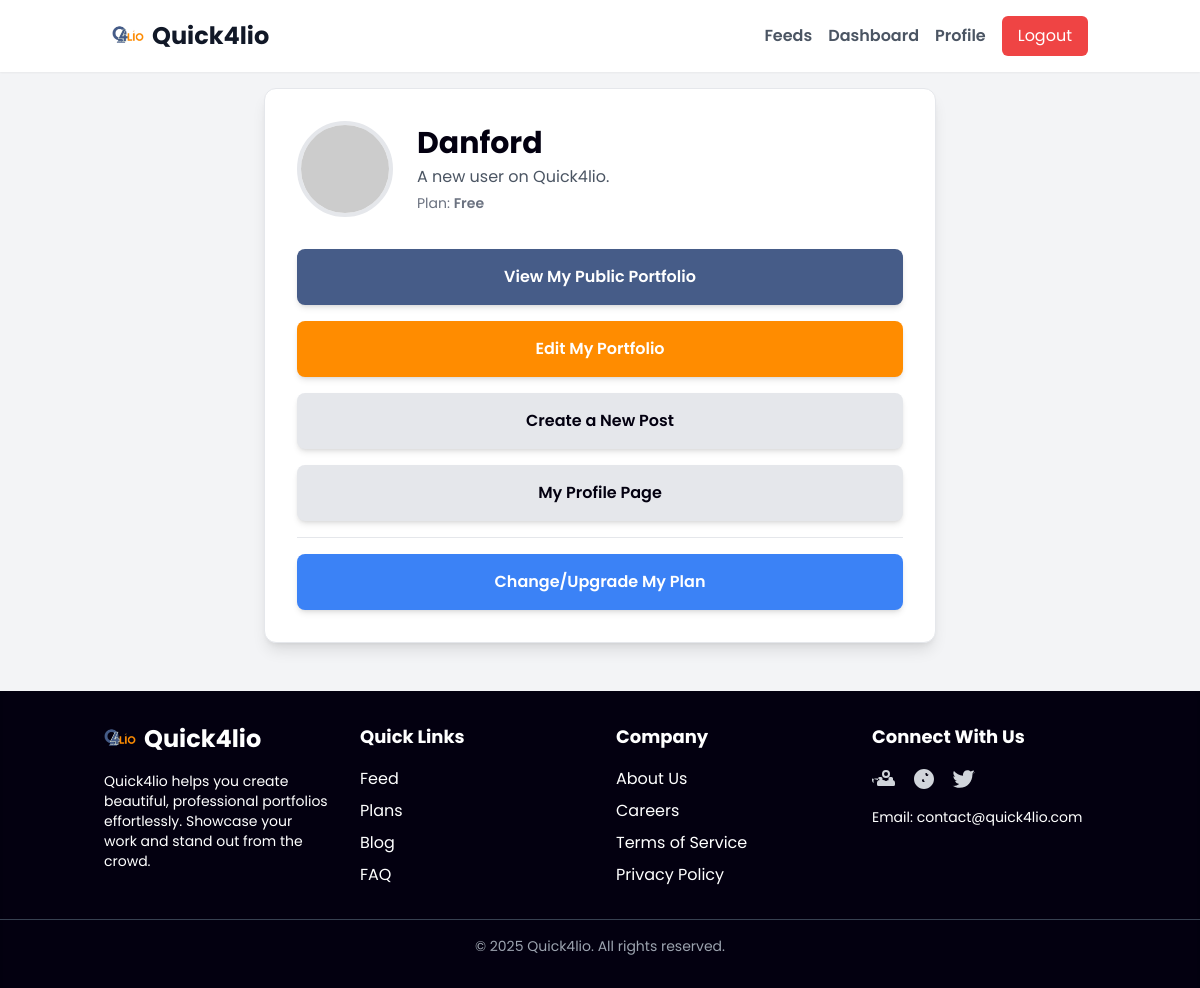
Page /dashboard (signed in) on the earlier database version.
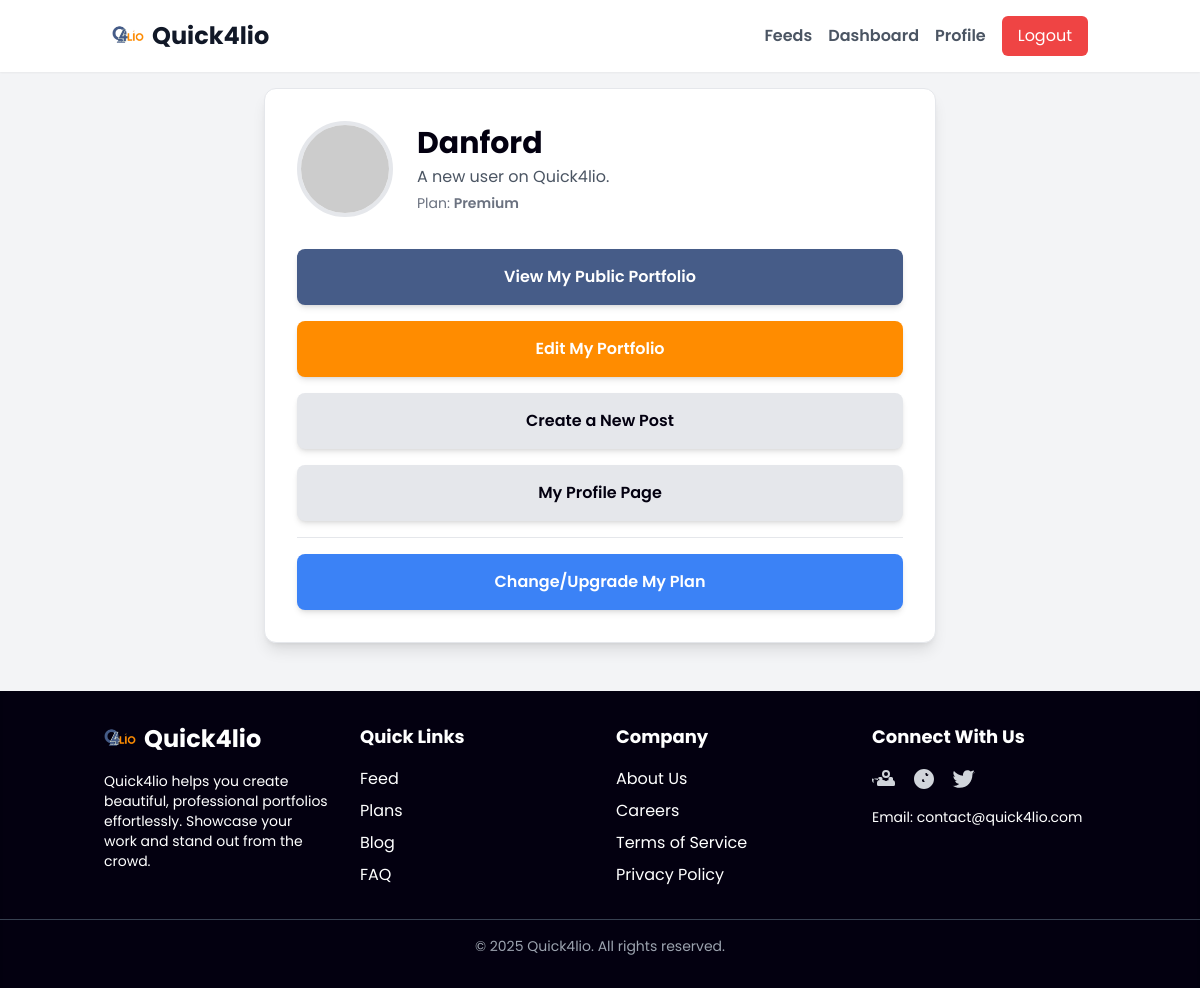
Same page on the later database version.
### app.py (models this page shows, shortened)
class User(UserMixin, db.Model):
    id = db.Column(db.Integer, primary_key=True)
    username = db.Column(db.String(80), unique=True, nullable=False)
    email = db.Column(db.String(120), unique=True, nullable=False)
    password_hash = db.Column(db.String(128))
    subscription_type = db.Column(db.String(20), default='Free')
    profile_photo = db.Column(db.String(200), default='https://thumbs.dreamstime.com/b/default-avatar-profile-icon-vector-social-media-user-image-182145777.jpg')
    bio = db.Column(db.Text, default='A new user on Quick4lio.')
    social_links = db.Column(db.Text, default='{}') # Stored as JSON string
    posts = db.relationship('Post', backref='author', lazy='dynamic')
    portfolio = db.relationship('Portfolio', backref='owner', uselist=False)

### app.py (the view)
@app.route('/dashboard')
@login_required
def dashboard():
    return render_template('dashboard.html', user=current_user)

### app.py (called while the page is built)
@login_manager.user_loader
def load_user(user_id):
    return User.query.get(int(user_id))

### templates/dashboard.html (shortened to what this page needs)
{% extends "base.html" %}
{% block content %}
<div class="bg-white p-8 rounded-xl shadow-lg border border-gray-200 max-w-2xl mx-auto">
    <div class="flex items-center space-x-6 mb-8">
        <img src="{{ current_user.profile_photo }}" alt="Profile Photo" class="w-24 h-24 rounded-full border-4 border-primary">
        <div>
            <h1 class="text-3xl font-bold text-dark">{{ current_user.username }}</h1>
            <p class="text-gray-600 mt-1">{{ current_user.bio }}</p>
            <p class="text-sm text-gray-500 mt-1">Plan: <span class="font-semibold">{{ current_user.subscription_type }}</span></p>
        </div>
    </div>
    <div class="space-y-4">
        <a href="{{ url_for('public_portfolio', username=current_user.username) }}" class="block px-6 py-4 bg-primary text-white font-semibold rounded-lg shadow-md hover:bg-blue-800 transition duration-300 text-center">
            View My Public Portfolio
        </a>
        <a href="{{ url_for('edit_portfolio', plan=current_user.portfolio.portfolio_type) if current_user.portfolio else url_for('select_plan') }}" class="block px-6 py-4 bg-accent text-white font-semibold rounded-lg shadow-md hover:bg-orange-600 transition duration-300 text-center">
            Edit My Portfolio
        </a>
        <a href="{{ url_for('create_post') }}" class="block px-6 py-4 bg-gray-200 text-dark font-semibold rounded-lg shadow-md hover:bg-gray-300 transition duration-300 text-center">
            Create a New Post
        </a>
        <a href="{{ url_for('user_profile', username=current_user.username) }}" class="block px-6 py-4 bg-gray-200 text-dark font-semibold rounded-lg shadow-md hover:bg-gray-300 transition duration-300 text-center">
            My Profile Page
        </a>
        <div class="border-t pt-4 mt-4">
             <a href="{{ url_for('plan_details') }}" class="block px-6 py-4 bg-blue-500 text-white font-semibold rounded-lg shadow-md hover:bg-blue-600 transition duration-300 text-center">
                Change/Upgrade My Plan
            </a>
        </div>
    </div>
</div>
{% endblock %}

### templates/base.html (shortened to what this page needs)
<!DOCTYPE html>
<html lang="en">
<head>
    <script src="https://cdn.tailwindcss.com"></script>
</head>
<body class="bg-gray-100 flex flex-col min-h-screen">
    <header class="bg-white shadow-sm sticky top-0 z-50">
        <nav class="container mx-auto px-6 py-4 flex items-center justify-between">
            <a href="{{ url_for('index') }}" class="flex items-center space-x-2">
                <img src="{{ url_for('static', filename='logo.png') }}" alt="Quick4lio Logo" class="h-8 w-auto">
                <span class="text-2xl font-bold text-gray-900">Quick4lio</span>
            </a>
            <div id="mobile-menu" class="hidden md:flex flex-col md:flex-row items-center md:space-x-4 space-y-4 md:space-y-0 mt-4 md:mt-0">
                {% if current_user.is_authenticated %}
                    <a href="{{ url_for('feed') }}" class="text-gray-600 hover:text-gray-900 font-semibold">Feeds</a>
                    <a href="{{ url_for('dashboard') }}" class="text-gray-600 hover:text-gray-900 font-semibold">Dashboard</a>
                    <a href="{{ url_for('user_profile', username=current_user.username) }}" class="text-gray-600 hover:text-gray-900 font-semibold">Profile</a>
                    <a href="{{ url_for('logout') }}" class="px-4 py-2 bg-red-500 text-white rounded-md hover:bg-red-600 transition-colors">Logout</a>
                {% endif %}
            </div>
        </nav>
    </header>
    <div class="container mx-auto p-4 flex-grow">
        {% block content %}{% endblock %}
    </div>
    <footer class="bg-dark shadow-inner mt-8 py-8 text-white">
        <div class="container mx-auto px-4 grid grid-cols-1 md:grid-cols-4 gap-8">
            <div class="space-y-4">
                <a href="{{ url_for('index') }}" class="flex items-center space-x-2">
                    <img src="{{ url_for('static', filename='logo.png') }}" alt="Quick4lio Logo" class="h-8 w-auto">
                    <span class="text-2xl font-bold text-white">Quick4lio</span>
                </a>
                <p class="text-sm">Quick4lio helps you create beautiful, professional portfolios effortlessly. Showcase your work and stand out from the crowd.</p>
            </div>
            <div>
                <h3 class="font-bold mb-4 text-lg">Quick Links</h3>
                <ul class="space-y-2">
                    <li><a href="{{ url_for('feed') }}" class="hover:text-primary">Feed</a></li>
                    <li><a href="{{ url_for('plan_details') }}" class="hover:text-primary">Plans</a></li>
                    <li><a href="#" class="hover:text-primary">Blog</a></li>
                    <li><a href="#" class="hover:text-primary">FAQ</a></li>
                </ul>
            </div>
            <div>
                <h3 class="font-bold mb-4 text-lg">Company</h3>
                <ul class="space-y-2">
                    <li><a href="#" class="hover:text-primary">About Us</a></li>
                    <li><a href="#" class="hover:text-primary">Careers</a></li>
                    <li><a href="#" class="hover:text-primary">Terms of Service</a></li>
                    <li><a href="#" class="hover:text-primary">Privacy Policy</a></li>
                </ul>
            </div>
            <div>
                <h3 class="font-bold mb-4 text-lg">Connect With Us</h3>
                <div class="flex space-x-4 mb-4">
                    <a href="#" class="text-gray-300 hover:text-accent">
                    </a>
                    <a href="#" class="text-gray-300 hover:text-accent">
                    </a>
                    <a href="#" class="text-gray-300 hover:text-accent">
                    </a>
                </div>
                <p class="text-sm">Email: contact@quick4lio.com</p>
            </div>
        </div>
        <div class="mt-8 border-t border-gray-700 pt-4 text-center text-sm text-gray-400">
            <p>&copy; 2025 Quick4lio. All rights reserved.</p>
        </div>
    </footer>
</body>
</html>

### templates/base.html (style rules this page uses)
:root { --primary-color: #465C88; --accent-color: #FF8C00; --secondary-accent: #2A486F; --dark-color: #030010; --light-bg-color: #F8F9FA; }
.bg-primary { background-color: var(--primary-color); }
.bg-accent { background-color: var(--accent-color); }
.bg-dark { background-color: var(--dark-color); }
.text-dark { color: var(--dark-color); }
body { font-family: 'Poppins', sans-serif; }

Differences in the rows shown:
changed User "Danford": subscription_type "Free" → "Premium"
